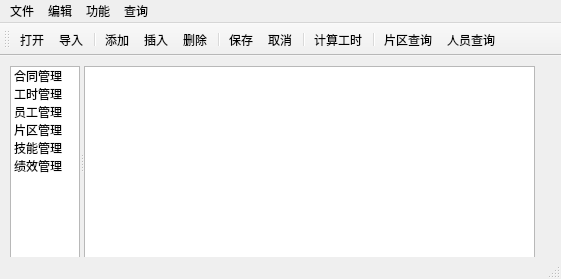
<?xml version="1.0" encoding="UTF-8"?>
<ui version="4.0">
 <class>MainWindow</class>
 <widget class="QMainWindow" name="MainWindow">
  <property name="geometry">
   <rect>
    <x>0</x>
    <y>0</y>
    <width>561</width>
    <height>279</height>
   </rect>
  </property>
  <property name="sizePolicy">
   <sizepolicy hsizetype="Expanding" vsizetype="Expanding">
    <horstretch>0</horstretch>
    <verstretch>0</verstretch>
   </sizepolicy>
  </property>
  <property name="windowTitle">
   <string>管理系统</string>
  </property>
  <widget class="QWidget" name="centralWidget">
   <widget class="QSplitter" name="splitter">
    <property name="geometry">
     <rect>
      <x>10</x>
      <y>10</y>
      <width>525</width>
      <height>192</height>
     </rect>
    </property>
    <property name="orientation">
     <enum>Qt::Horizontal</enum>
    </property>
    <widget class="QListWidget" name="listWidget">
     <property name="enabled">
      <bool>true</bool>
     </property>
     <property name="sizePolicy">
      <sizepolicy hsizetype="Fixed" vsizetype="Expanding">
       <horstretch>0</horstretch>
       <verstretch>0</verstretch>
      </sizepolicy>
     </property>
     <property name="minimumSize">
      <size>
       <width>0</width>
       <height>0</height>
      </size>
     </property>
     <property name="maximumSize">
      <size>
       <width>70</width>
       <height>16777215</height>
      </size>
     </property>
     <property name="selectionMode">
      <enum>QAbstractItemView::SingleSelection</enum>
     </property>
     <property name="selectionBehavior">
      <enum>QAbstractItemView::SelectRows</enum>
     </property>
     <property name="batchSize">
      <number>20</number>
     </property>
     <item>
      <property name="text">
       <string>合同管理</string>
      </property>
     </item>
     <item>
      <property name="text">
       <string>工时管理</string>
      </property>
     </item>
     <item>
      <property name="text">
       <string>员工管理</string>
      </property>
     </item>
     <item>
      <property name="text">
       <string>片区管理</string>
      </property>
     </item>
     <item>
      <property name="text">
       <string>技能管理</string>
      </property>
     </item>
     <item>
      <property name="text">
       <string>绩效管理</string>
      </property>
     </item>
    </widget>
    <widget class="QTableView" name="tableView">
     <property name="contextMenuPolicy">
      <enum>Qt::CustomContextMenu</enum>
     </property>
     <property name="alternatingRowColors">
      <bool>true</bool>
     </property>
     <property name="selectionMode">
      <enum>QAbstractItemView::SingleSelection</enum>
     </property>
     <property name="selectionBehavior">
      <enum>QAbstractItemView::SelectRows</enum>
     </property>
     <property name="sortingEnabled">
      <bool>true</bool>
     </property>
    </widget>
   </widget>
  </widget>
  <widget class="QMenuBar" name="menuBar">
   <property name="geometry">
    <rect>
     <x>0</x>
     <y>0</y>
     <width>561</width>
     <height>23</height>
    </rect>
   </property>
   <widget class="QMenu" name="menu">
    <property name="title">
     <string>文件</string>
    </property>
    <addaction name="actionOpenDB"/>
    <addaction name="actionInput"/>
   </widget>
   <widget class="QMenu" name="menu_2">
    <property name="title">
     <string>编辑</string>
    </property>
    <addaction name="actionRecAppend"/>
    <addaction name="actionRecDelete"/>
    <addaction name="actionRecInsert"/>
    <addaction name="separator"/>
    <addaction name="actionRevert"/>
    <addaction name="actionSubmit"/>
   </widget>
   <widget class="QMenu" name="menu_3">
    <property name="title">
     <string>功能</string>
    </property>
    <addaction name="actionCalworkingHours"/>
   </widget>
   <widget class="QMenu" name="menu_4">
    <property name="title">
     <string>查询</string>
    </property>
    <addaction name="actionHoursquery"/>
    <addaction name="actionUserQuery"/>
   </widget>
   <addaction name="menu"/>
   <addaction name="menu_2"/>
   <addaction name="menu_3"/>
   <addaction name="menu_4"/>
  </widget>
  <widget class="QToolBar" name="mainToolBar">
   <attribute name="toolBarArea">
    <enum>TopToolBarArea</enum>
   </attribute>
   <attribute name="toolBarBreak">
    <bool>false</bool>
   </attribute>
   <addaction name="actionOpenDB"/>
   <addaction name="actionInput"/>
   <addaction name="separator"/>
   <addaction name="actionRecAppend"/>
   <addaction name="actionRecInsert"/>
   <addaction name="actionRecDelete"/>
   <addaction name="separator"/>
   <addaction name="actionSubmit"/>
   <addaction name="actionRevert"/>
   <addaction name="separator"/>
   <addaction name="actionCalworkingHours"/>
   <addaction name="separator"/>
   <addaction name="actionHoursquery"/>
   <addaction name="actionUserQuery"/>
  </widget>
  <widget class="QStatusBar" name="statusBar"/>
  <action name="actionOpenDB">
   <property name="text">
    <string>打开</string>
   </property>
  </action>
  <action name="actionRecAppend">
   <property name="text">
    <string>添加</string>
   </property>
  </action>
  <action name="actionRecDelete">
   <property name="text">
    <string>删除</string>
   </property>
  </action>
  <action name="actionRecInsert">
   <property name="text">
    <string>插入</string>
   </property>
  </action>
  <action name="actionSubmit">
   <property name="text">
    <string>保存</string>
   </property>
  </action>
  <action name="actionRevert">
   <property name="text">
    <string>取消</string>
   </property>
  </action>
  <action name="actionCalworkingHours">
   <property name="text">
    <string>计算工时</string>
   </property>
  </action>
  <action name="actionInput">
   <property name="text">
    <string>导入</string>
   </property>
  </action>
  <action name="actionHoursquery">
   <property name="text">
    <string>片区查询</string>
   </property>
   <property name="toolTip">
    <string>片区查询</string>
   </property>
  </action>
  <action name="actionUserQuery">
   <property name="text">
    <string>人员查询</string>
   </property>
   <property name="toolTip">
    <string>人员查询</string>
   </property>
  </action>
 </widget>
 <layoutdefault spacing="6" margin="11"/>
 <resources/>
 <connections/>
</ui>
